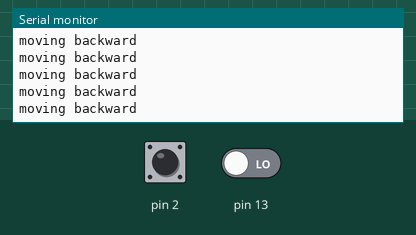
This sketch was run on a simulated Arduino Uno, built with avr-gcc and run on an emulated ATmega328P. Parts: the last lines printed to the serial monitor. The test bench sets the inputs (shaded band); at power-on: pin 2 LOW, pin 13 LOW.

Above: at 1.2 s.
1.3 s: pin 2 driven HIGH
At 2.2 s:
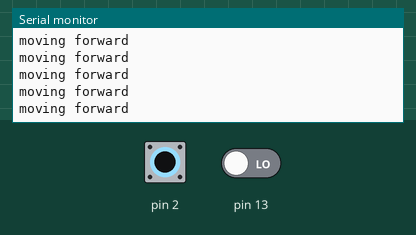
3.2 s: pin 2 driven LOW
At 4.2 s:
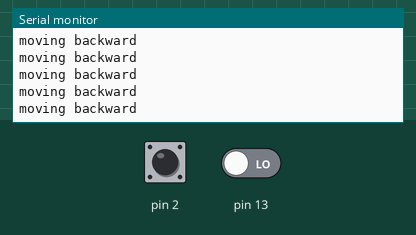
6.2 s: pin 2 driven HIGH and pin 13 driven HIGH
At 6.7 s:
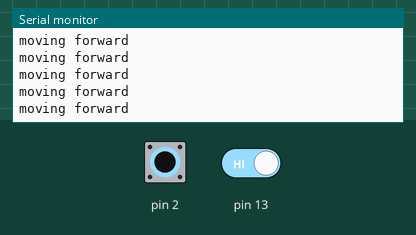
9.2 s: pin 2 pulsed LOW 5 times (0.12 s each, 0.3 s apart)
At 10.2 s:
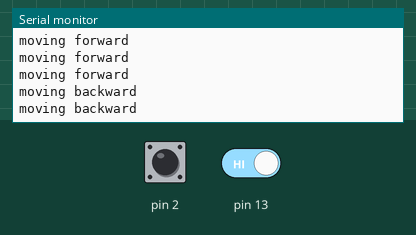
13.7 s: pin 2 driven LOW
At 14.4 s:
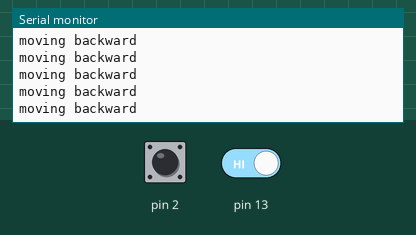
16.7 s: pin 2 driven HIGH
At 17.4 s:
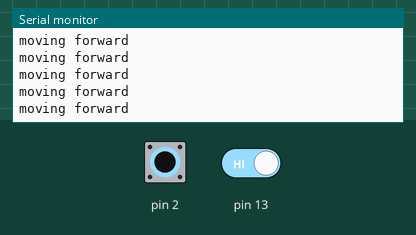

Measured:
- after the input at 1.3 s, the serial monitor: prints a new line after 0.08 s (image 1)
- after the input at 13.7 s, the serial monitor: prints a new line after 0.07 s (image 5)

The sketch:

draft3.ino
```cpp
// Requirements for Shield
#include <AFMotor.h> //This is for stepper


// CHANNEL READINGS
float ch1;
float ch2;
float ch3;
float ch4;
float ch5;
float ch6;
float s1;
float s2;


// OUTPUT VALUES
//int hook = 7;
//int L_loco = 8;
//int R_loco = 9;
//int L_bar = 10;
//int R_bar = 11;
//int L_coli = 12;
//int R_coli = 13;

//MAXMINS FOR DIFFERENT CHANNELS
float maxch1 = 1905;
float minch1 = 1157;
float maxch2 = 1830;
float minch2 = 1185;
float maxch3 = 1860;
float minch3 = 1183;
float maxch4 = 1960;
float minch4 = 1170;

// SETUP MOTORS
AF_DCMotor motor1(1, MOTOR12_64KHZ);
AF_DCMotor motor2(2, MOTOR12_64KHZ);
AF_DCMotor motor3(3, MOTOR34_64KHZ);
AF_DCMotor motor4(4, MOTOR34_64KHZ);

//We will use motor 1 and 2 as left and right wheels respectively

int motor1speed=0; //from -255 to 255 (Left wheel)
int motor2speed=0; //from -255 to 255 (Right wheel)
int motor3speed=0; //from -255 to 255
int motor4speed=0; //from -255 to 255

void setup() {

  // MAKE CHANNEL INPUT
  pinMode(A1, INPUT);
  pinMode(A2, INPUT);
  pinMode(A3, INPUT);
  pinMode(A4, INPUT);
  pinMode(A5, INPUT);
  pinMode(A0, INPUT);
  pinMode(2, INPUT);
  pinMode(13,INPUT);

  Serial.begin(9600);

  // MAKE OUTPUTS FOR SERVOS
//  pinMode(hook, OUTPUT);
//  pinMode(L_loco, OUTPUT);
//  pinMode(R_loco, OUTPUT);
//  pinMode(L_bar, OUTPUT);
//  pinMode(R_bar, OUTPUT);
//  pinMode(L_coli, OUTPUT);
//  pinMode(R_coli, OUTPUT);

}

//Normalization
float normalise(float ch, float minch, float maxch){
  //convert all the values for right stick to between 0 and 1
  float normch = (ch-minch)/(maxch-minch);

  //convert again to -1 and 1
  normch = (normch - 0.5)*2;
  return normch;
}

//Keep motor speeds within the values
void speedlimit(int motorspeed){
  if (motorspeed >= 255){
    motorspeed = 255;
  } else if (motorspeed <= -255) {
    motorspeed = -255;
  } else if (motorspeed <= 15 and motorspeed >= -15) {
    motorspeed = 0;
  }
  //Serial.print("motorspeed: ");
  //Serial.println(motorspeed);
}

void loop() {
  autonomous();
  //humanControl();
}

void moveForward(){
  setMotorSpeed(motor1,200);
  setMotorSpeed(motor2,200);
}

void moveBackward() {
  setMotorSpeed(motor1,-200);
  setMotorSpeed(motor2,-200);
}

void rotateRight() {
  setMotorSpeed(motor1,-200);
  setMotorSpeed(motor2,200);
}

void rotateLeft() {
  setMotorSpeed(motor1,200);
  setMotorSpeed(motor2,-200);
}

void stopMovement() {
  setMotorSpeed(motor1,0);
  setMotorSpeed(motor2,0);
}

void liftFourBar() {
  setMotorSpeed(motor4,255);
}

void dropFourbar() {
  setMotorSpeed(motor4,0);
}

void suckBalls() {
  setMotorSpeed(motor3,255);
}

void spitBalls() {
  setMotorSpeed(motor3,-255);
}

void setMotorSpeed(AF_DCMotor motor, int motorspeed) {
  if (motorspeed >= 0) {
      motor.run(FORWARD);
      motor.setSpeed(motorspeed);
    } else {
      motor.run(BACKWARD);
      motor.setSpeed(-motorspeed);
    }
}

void autonomous(){
  s1 = digitalRead(2); //IR 3
  s2 = digitalRead(13); //IR 4

  if(s1==1){
    moveForward();
    Serial.println("moving forward");

  }else if(s1==0){
    moveBackward();
    Serial.println("moving backward");
  }

//  Serial.print("s1: ");
//  Serial.println(s1);
//  Serial.print("s2: ");
//  Serial.println(s2);

//  if(s1=0 or s2=0){
//
//  }
//  else{
//    humanControl();
//  }
}

void humanControl(){

  // READ THE PWM FRM RECEIVER
  // pulseIn(pin, value, timeout)
  ch1 = pulseIn(A0, HIGH); // Right Stick LEFT(1170)| CENTRE(1540) | RIGHT(1920)
  ch2 = pulseIn(A1, HIGH); // Right Stick UP(1830)  | CENTRE(1505) | DOWN(1185)  | RIGHT SWITCH +7ms to reading
  ch3 = pulseIn(A2, HIGH); // Left  Stick UP(1850)  |              | DOWN(1190)  | LEFT SWITCH FORCE TO 1005ms
  ch4 = pulseIn(A3, HIGH); // Left  Stick LEFT(1205)| CENTRE(1540) | RIGHT(1930)
  ch5 = pulseIn(A4, HIGH); // Right Knob CW(1005ms) | ACW(2025ms)
  ch6 = pulseIn(A5, HIGH); // Left  Knob CW(1005ms) | ACW(2025ms)

  if (ch1 != 0 or ch2 != 0 or ch3 != 0 or ch4 != 0 or ch5 != 0 or ch6 != 0) {
    float normch1 = normalise(ch1,minch1,maxch1);
    float normch2 = normalise(ch2,minch2,maxch2);
    float normch3 = normalise(ch3,minch3,maxch3);
    float normch4 = normalise(ch4,minch4,maxch4);
    //float normch5 = normalise(ch5,minch5,maxch5);
    //float normch6 = normalise(ch6,minch6,maxch6);

    //Set the speeds that are required
    motor1speed = (normch1+normch2)*255;
    motor2speed = (-normch1+normch2)*255;
    motor3speed = (normch3)*255;
    motor4speed = (normch4)*255;

    //Keep each of the speeds within the speed limit
    speedlimit(motor1speed);
    speedlimit(motor2speed);
    speedlimit(motor3speed);
    speedlimit(motor4speed);

    //CHANGE THE SPEED OF THE MOTORS TO WHATEVER YOU WANT
    setMotorSpeed(motor1,motor1speed);
    setMotorSpeed(motor2,motor2speed);
    setMotorSpeed(motor3,motor3speed);
    setMotorSpeed(motor4,motor4speed);

    //reset speeds
//    ch1 = 0;
//    ch2 = 0;
//    ch3 = 0;
//    ch4 = 0;

    //USE THIS CODE FOR CALIBRATING THE CONTROLLER
    //CHANNELS
    //Serial.print("ch1:");
    //Serial.println(ch1);
    //Serial.print("ch2:");
    //Serial.println(ch2);
    Serial.print("ch3:");
    Serial.println(ch3);
    //Serial.print("ch4:");
    //Serial.println(ch4);
    //Serial.print("ch5:");
    //Serial.println(ch5);
    //Serial.print("ch6:");
    //Serial.println(ch6);
    //SPEEDS
//    Serial.print("Speed 1:");
//    Serial.println(motor1speed);
//    Serial.print("Speed 2:");
//    Serial.println(motor2speed);
//    Serial.print("Speed 3:");
//    Serial.println(motor3speed);
//    Serial.print("Speed 4:");
//    Serial.println(motor4speed);
    //***MAKE SURE TO REMOVE THE DELAY WHEN NOT IN USE***
//    delay(100);
  }
}
```
